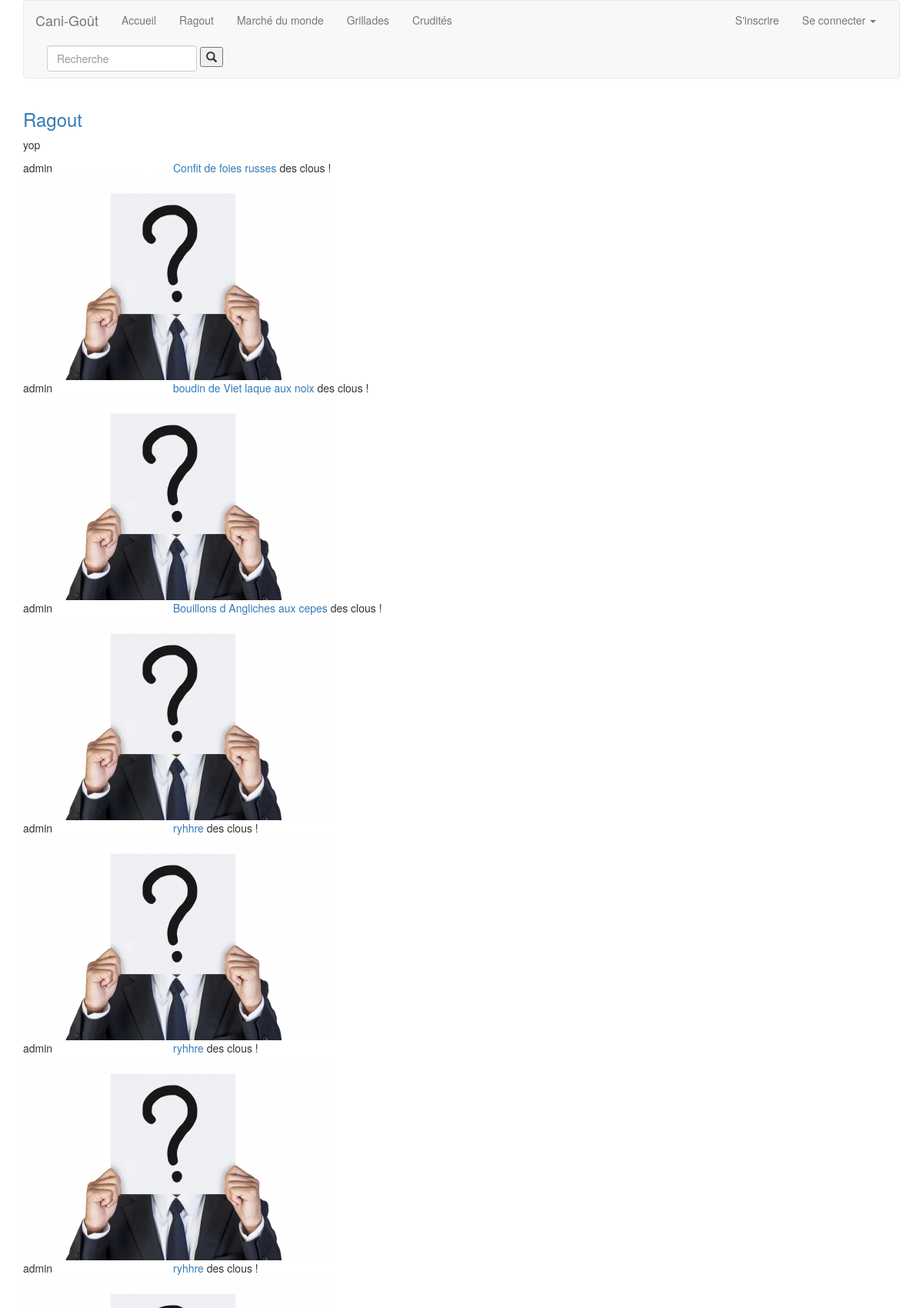
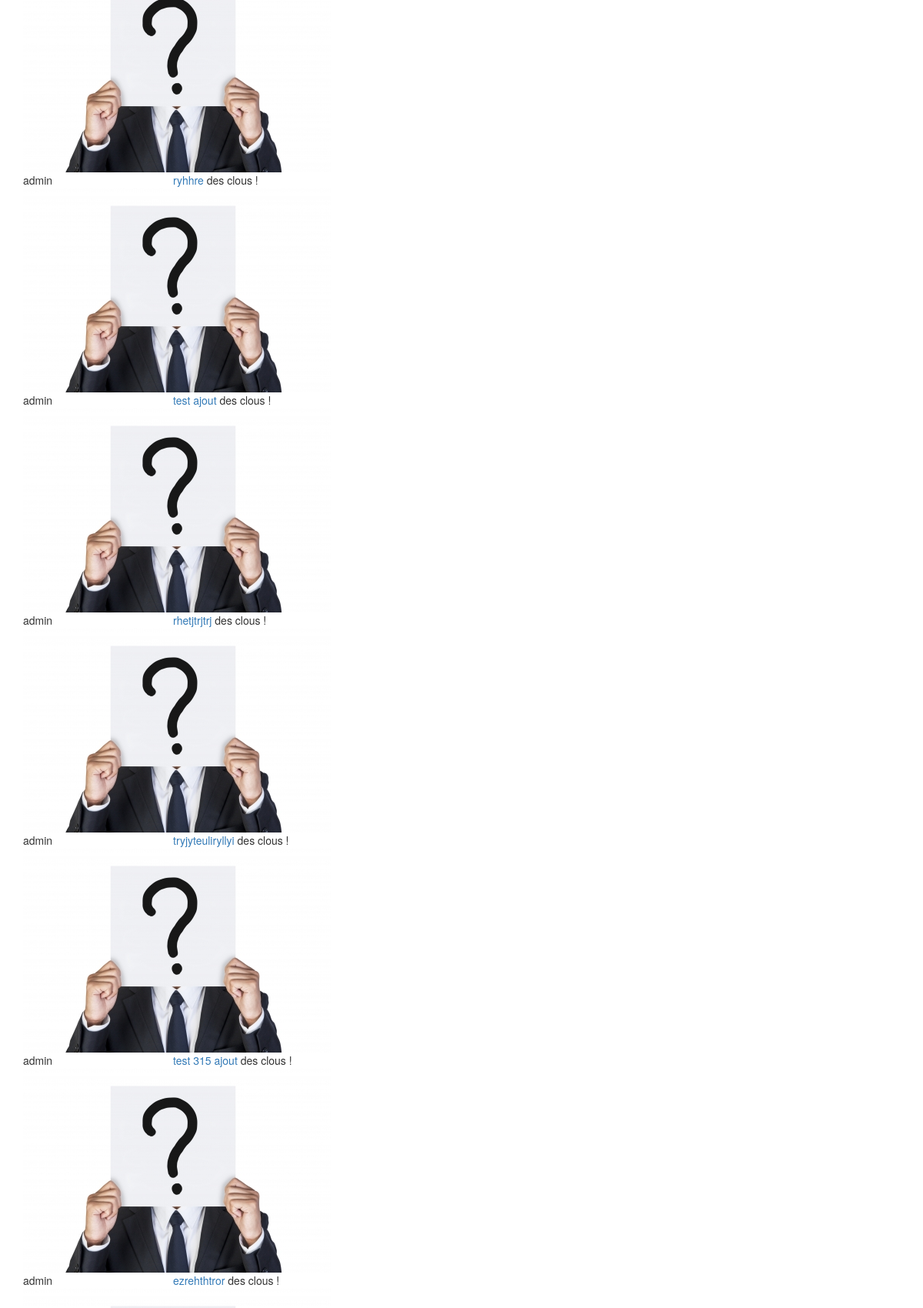
The page / (upper part) on the database its author committed (2 pictures, top to bottom).
### tables this page shows
CREATE TABLE IF NOT EXISTS `category` (
  `id` int(11) NOT NULL AUTO_INCREMENT,
  `name` varchar(512) NOT NULL,
  `description` varchar(4096) NOT NULL,
  PRIMARY KEY (`id`),
  UNIQUE KEY `name` (`name`)
);

CREATE TABLE IF NOT EXISTS `topic` (
  `id` int(11) NOT NULL AUTO_INCREMENT,
  `name` varchar(1024) NOT NULL,
  `id_category` int(11) NOT NULL,
  `id_user` int(11) NOT NULL,
  PRIMARY KEY (`id`),
  KEY `id_category` (`id_category`),
  KEY `id_user` (`id_user`)
);

CREATE TABLE IF NOT EXISTS `user` (
  `id` int(11) NOT NULL AUTO_INCREMENT,
  `login` varchar(256) NOT NULL,
  `email` varchar(512) NOT NULL,
  `password` varchar(512) NOT NULL,
  `avatar` varchar(1024) NOT NULL,
  `birthdate` timestamp NULL DEFAULT NULL,
  `description` varchar(1024) NOT NULL,
  `id_permission` int(11) NOT NULL DEFAULT '3',
  `date_register` timestamp NOT NULL DEFAULT CURRENT_TIMESTAMP,
  PRIMARY KEY (`id`),
  UNIQUE KEY `login` (`login`,`email`),
  KEY `id_permission` (`id_permission`)
);

### models/CategoryManager.class.php (called while the page is built, shortened)
<?php
class CategoryManager
{
	private $link;
	public function __construct($link){
		$this->link = $link;
	}
	public function selectAll(){
		$request = "SELECT * FROM category";
		$res = mysqli_query($this->link, $request);
		if($res){
			$resultat = array();
			while ($category = mysqli_fetch_object($res, 'Category', array($this->link)))
			{
				$resultat[] = $category;
			}
			return $resultat;
		}else{
			throw new Exception("Erreur : Votre requête n'a pas abouti.");
		}
	}
}
?>

### apps/navbar.php (called while the page is built, shortened)
<?php
require('views/navbar.phtml');
?>

### apps/header.php (called while the page is built)
<?php
require('views/header.phtml');
?>

### apps/skel.php (called while the page is built)
<?php
require('./views/skel.phtml');
?>

### models/Category.class.php (called while the page is built, shortened)
<?php
class Category{
	private $id;
	private $name;
	private $link;
	public function __construct($link)
	{
		$this->link = $link;
	}
	public function getName(){
		return $this->name;
	}
	public function selectAll()
		{
			$request="SELECT * FROM topic WHERE id_category='".$this->id."'";
			$res=mysqli_query($this->link, $request);
			if($res)
			{
				$listTopic=array();
				while($topic=mysqli_fetch_object($res, 'Topic', array($this->link)))
				{
					$listTopic[]=$topic;
				}
				return $listTopic;
			}
			else
			{
				throw new Exception("Erreur : Votre requête n'a pas abouti.");
			}
		}
}
?>

### views/home.phtml (called while the page is built, shortened)
<?php require('apps/categories.php')?>

### apps/home.php (called while the page is built)
<?php
require('views/home.phtml');
?>

### apps/content.php (called while the page is built)
<?php
require('./views/content.phtml');
?>

### models/Topic.class.php (called while the page is built, shortened)
<?php
class Topic{
private $name;
private $id_user;
private $link;
public function __construct($link)
{
	$this->link=$link;
}
	public function getName()
	{
		return $this->name;
	}
	public function getAuthor()
	{
		$manager = new UserManager($this->link);
		$author = $manager->selectById($this->id_user);
		return $author;
	}
}
?>

### models/UserManager.class.php (called while the page is built, shortened)
<?php
class UserManager
{
	private $link;
	public function __construct($link)
	{
		$this->link = $link;
	}
	public function selectById($id)
	{
		$request = "SELECT * FROM user WHERE id='".intval($id)."'";
		$res = mysqli_query($this->link, $request);
		$user = mysqli_fetch_object($res, 'User', array($this->link));
		if($user==null)
		{
			throw new Exception("Erreur : Cet identifiant n'existe pas.");
		}
		else
		{
			return $user;
		}
	}
}
?>

### models/User.class.php (called while the page is built, shortened)
<?php
class User{
	private $login;
	private $avatar;
	public function getLogin(){
		return $this->login;
	}
	public function getAvatar(){
		return $this->avatar;
	}
}
?>

### views/listTopic.phtml (the view)
<div class="row forum">
	<div class="col-lg-2 col-md-2 col-sm-2 col-xs-12 autor">
	<?=htmlentities($topic->getAuthor()->getLogin())?>
	<img src="public/img/<?=htmlentities($topic->getAuthor()->getAvatar())?>" alt="">
	</div>
	<div class="col-lg-6 col-md-6 col-sm-6 col-xs-12 rules">
		<a href="<?=htmlentities($category->getName().'/'.$topic->getName())?>">
		<?=htmlentities($topic->getName())?>
		</a>
		des clous !
	</div>
	<div class="col-lg-4 col-md-4 col-sm-4 col-xs-12 infolastpost">
	</div>
</div>

### apps/display-navbar-categories.php
<?php
$manager = new CategoryManager($link);
try
{
	$categories = $manager-> selectAll();
	$i=0;
	while($i < count($categories))
	{
		$category = $categories[$i];
		require('views/navbar-category.phtml');
		$i++;
	}
}
catch(Exception $exception)
{
 header('Location:error');
}
?>

### views/navbar-category.phtml
<li><a href="category/<?=htmlentities($category->getName())?>"><?=ucfirst(htmlentities($category->getName()))?></a></li>

### apps/categories.php
<?php
$categoryManager=new CategoryManager($link);
$listcategories=$categoryManager->selectAll();
foreach($listcategories as $category)
{
	require('views/listCat.phtml');
}
?>

### views/listCat.phtml (shortened to what this page needs)
<div class="row forum">
	<div class="col-xs-12">
		<h3><a href="category/<?=htmlentities($category->getName())?>"><?=$category->getName()?></a></h3>
		<p>yop</p>
		<?php require ('apps/display-listTopics.php');?>
	</div>
</div>

### apps/display-listTopics.php
<?php
$listTopics=$category->selectAll();
foreach($listTopics as $topic)
{
	require('views/listTopic.phtml');
}
?>

### rows shown on the page
category: name "Ragout"
category: name "Marché du monde"
category: name "Grillades"
category: name "Crudités"
topic: id_user.login "admin", id_user.avatar (picture), name "Confit de foies russes"
topic: id_user.login "admin", id_user.avatar (picture), name "boudin de Viet laque aux noix"
topic: id_user.login "admin", id_user.avatar (picture), name "Bouillons d Angliches aux cepes"
topic: id_user.login "admin", id_user.avatar (picture), name "ryhhre"
topic: id_user.login "admin", id_user.avatar (picture), name "ryhhre"
topic: id_user.login "admin", id_user.avatar (picture), name "ryhhre"
topic: id_user.login "admin", id_user.avatar (picture), name "ryhhre"
topic: id_user.login "admin", id_user.avatar (picture), name "test ajout"
topic: id_user.login "admin", id_user.avatar (picture), name "rhetjtrjtrj"
topic: id_user.login "admin", id_user.avatar (picture), name "tryjyteuliryllyi"
topic: id_user.login "admin", id_user.avatar (picture), name "test 315 ajout"
topic: id_user.login "admin", id_user.avatar (picture), name "ezrehthtror"
